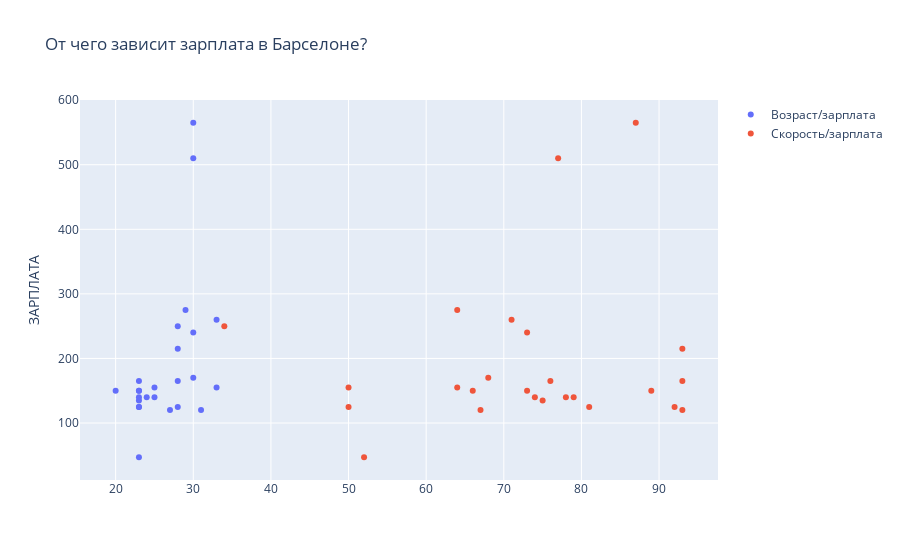

The notebook cell this image was saved under:
### Code cell
trace1 = Scatter(
    x=df_barselona_final['Age'],
    y=df_barselona_final['Wage'],
    name='Возраст/зарплата',
    mode='markers'
    
   
)

trace2 = Scatter(
    x=df_barselona_final['Speed'],
    y=df_barselona_final['Wage'],
    name='Скорость/зарплата',
    mode='markers',
    
)

data = Data([trace1, trace2])


layout = Layout(title='От чего зависит зарплата в Барселоне?',
               yaxis={'title': 'ЗАРПЛАТА'})

figure = Figure({'data': data, 'layout': layout})

offline.iplot(figure)




#offline.iplot(data)

### Figure 1 — Plotly figure (JSON) as saved in the notebook; plotly's stock layout.template omitted (floating-point values rounded to 4 significant figures)
{"data": [{"mode": "markers", "name": "Возраст/зарплата", "type": "scatter", "x": [30, 30, 29, 30, 33, 28, 25, 28, 20, 23, 33, 23, 23, 30, 23, 24, 28, 25, 28, 23, 23, 23, 31, 27, 23], "y": [565, 510, 275, 240, 260, 250, 155, 215, 150, 135, 155, 150, 165, 170, 125, 140, 125, 140, 165, 140, 125, 150, 120, 120, 47]}, {"mode": "markers", "name": "Скорость/зарплата", "type": "scatter", "x": [87, 77, 64, 73, 71, 34, 50, 93, 89, 75, 64, 66, 93, 68, 92, 74, 50, 78, 76, 79, 81, 73, 67, 93, 52], "y": [565, 510, 275, 240, 260, 250, 155, 215, 150, 135, 155, 150, 165, 170, 125, 140, 125, 140, 165, 140, 125, 150, 120, 120, 47]}], "layout": {"title": {"text": "От чего зависит зарплата в Барселоне?"}, "yaxis": {"title": {"text": "ЗАРПЛАТА"}}}}
